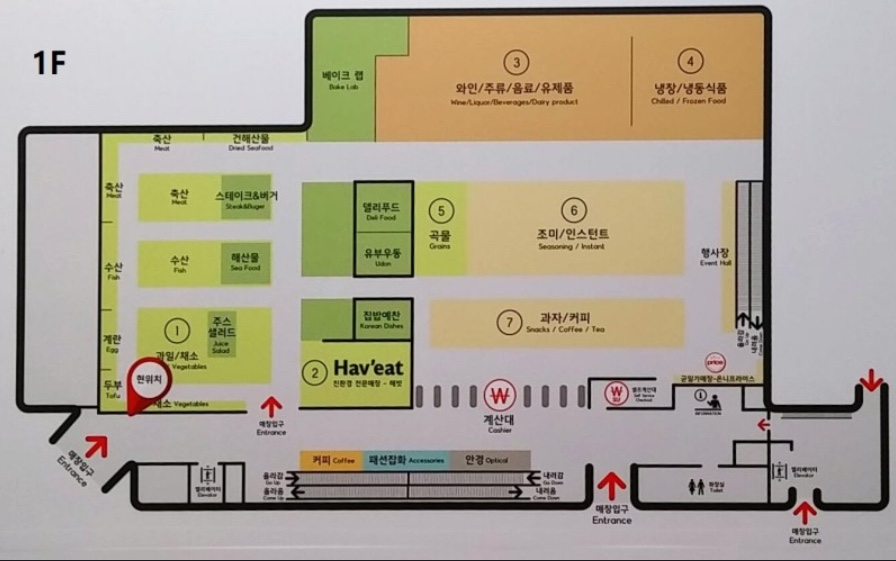
#> input picture 002.jpg, 896 x 561 px
$ python bina1.py
#> lines starting #> are read from the running program, lines starting #| are printed output that depends on the picture
import numpy as np

from PIL import Image

import matplotlib.pyplot as plt
path = '002.jpg'

image_pil = Image.open(path)
#> image_pil is the input picture: PIL image 896x561 RGB; mean R, G, B 170.9, 162.9, 145.9
image = np.array(image_pil)

image.shape


#이미지 range 확인
np.min(image), np.max(image)


image_pil = Image.open(path).convert("L")
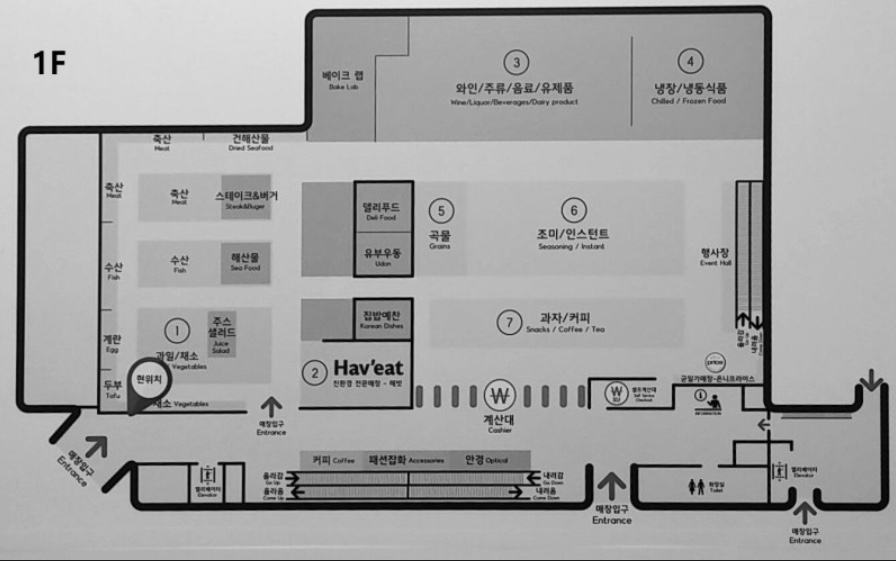
#> image_pil: PIL image 896x561 L; min 0, max 229, mean 163.4
image_bw = np.array(image_pil)

plt.imshow(image_bw,'gray')
plt.show()
